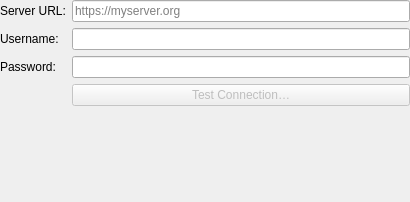
<?xml version="1.0" encoding="UTF-8"?>
<ui version="4.0">
 <class>ConfigWidget</class>
 <widget class="QWidget" name="ConfigWidget">
  <property name="geometry">
   <rect>
    <x>0</x>
    <y>0</y>
    <width>410</width>
    <height>202</height>
   </rect>
  </property>
  <layout class="QFormLayout" name="verticalLayout">
   <property name="leftMargin">
    <number>0</number>
   </property>
   <property name="topMargin">
    <number>0</number>
   </property>
   <property name="rightMargin">
    <number>0</number>
   </property>
   <property name="bottomMargin">
    <number>0</number>
   </property>
   <item row="0" column="0">
    <widget class="QLabel" name="label_BaseUrl">
     <property name="text">
      <string>Server URL:</string>
     </property>
     <property name="buddy">
      <cstring>kcfg_BaseUrl</cstring>
     </property>
    </widget>
   </item>
   <item row="0" column="1">
    <widget class="QLineEdit" name="kcfg_BaseUrl">
     <property name="toolTip">
      <string>The URL of the Open-Xchange server, should be something like https://myserver.org/</string>
     </property>
     <property name="whatsThis">
      <string>The URL of the Open-Xchange server, should be something like https://myserver.org/</string>
     </property>
     <property name="placeholderText">
      <string notr="true">https://myserver.org</string>
     </property>
    </widget>
   </item>
   <item row="1" column="0">
    <widget class="QLabel" name="label_Username">
     <property name="text">
      <string>Username:</string>
     </property>
     <property name="buddy">
      <cstring>kcfg_Username</cstring>
     </property>
    </widget>
   </item>
   <item row="1" column="1">
    <widget class="QLineEdit" name="kcfg_Username">
     <property name="toolTip">
      <string>The username that is used to log into the Open-Xchange server</string>
     </property>
     <property name="whatsThis">
      <string>The username that is used to log into the Open-Xchange server</string>
     </property>
    </widget>
   </item>
   <item row="2" column="0">
    <widget class="QLabel" name="label_Password">
     <property name="text">
      <string>Password:</string>
     </property>
     <property name="buddy">
      <cstring>kcfg_Password</cstring>
     </property>
    </widget>
   </item>
   <item row="2" column="1">
    <widget class="QLineEdit" name="kcfg_Password">
     <property name="toolTip">
      <string>The password that is used to log into the Open-Xchange server</string>
     </property>
     <property name="whatsThis">
      <string>The password that is used to log into the Open-Xchange server</string>
     </property>
     <property name="echoMode">
      <enum>QLineEdit::Password</enum>
     </property>
    </widget>
   </item>
   <item row="3" column="1">
    <widget class="QPushButton" name="checkConnectionButton">
     <property name="enabled">
      <bool>false</bool>
     </property>
     <property name="text">
      <string>Test Connection…</string>
     </property>
    </widget>
   </item>
  </layout>
 </widget>
 <resources/>
 <connections/>
</ui>
